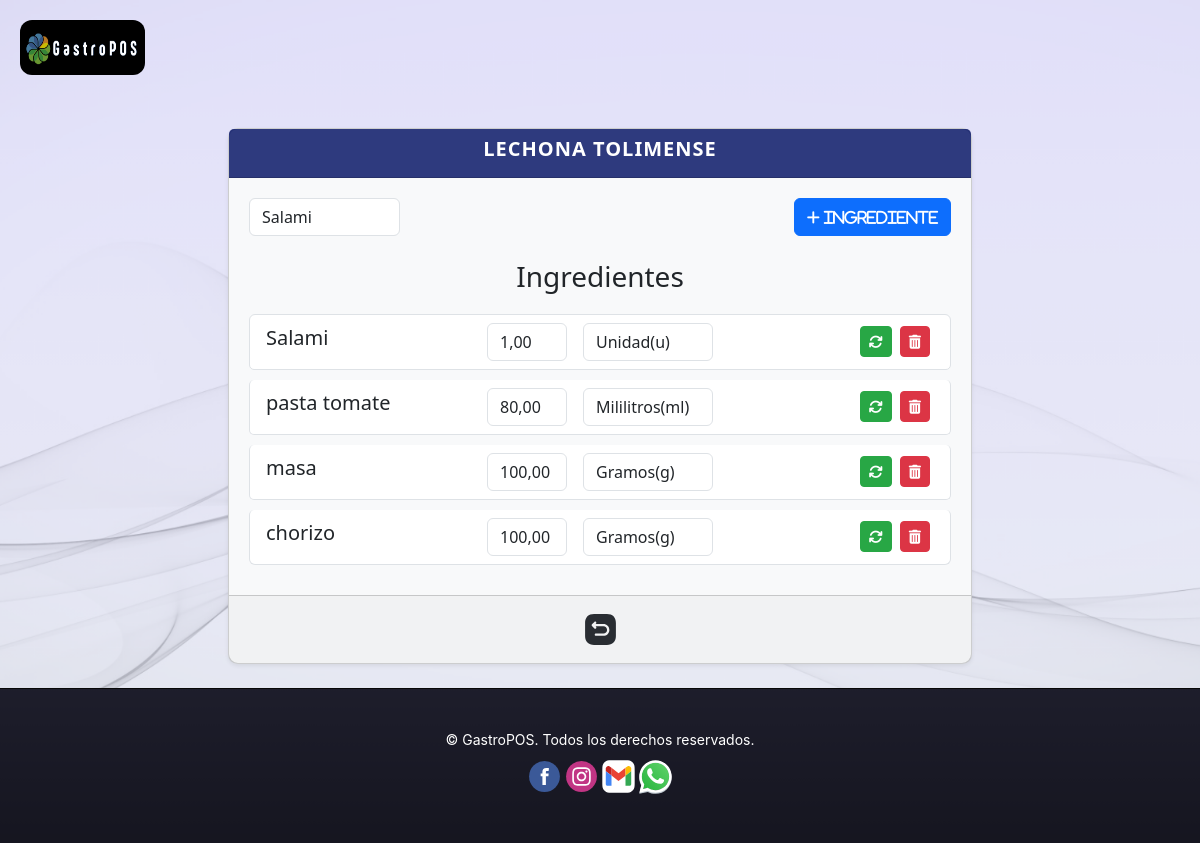
The app's page /inventario/asociar-producto/1/ (signed in) with its own data.
### platos/models.py (models this page shows, shortened)
class Plato(models.Model):
    usuario = models.ForeignKey(User, on_delete=models.CASCADE)
    nombre = models.CharField(max_length=100)
    precio = models.DecimalField(max_digits=10, decimal_places=2)
    imagen = models.ImageField(upload_to='logos/', blank=True, null=True)
    categoria = models.ForeignKey(Categoria, on_delete=models.CASCADE, related_name='platos', default=1)

### inventario/models.py (models this page shows, shortened)
class PlatoProducto(models.Model):
    UNIDAD_MEDIDA_CHOICES = [
        ('Unidad(u)', 'Unidad(u)'),
        ('Gramos(g)', 'Gramos(g)'),
        ('Kilogramos(kg)', 'Kilogramos(kg)'),
        ('Litros(L)', 'Litros(L)'),
        ('Mililitros(ml)', 'Mililitros(ml)')
    ]
    plato = models.ForeignKey('platos.Plato', on_delete=models.CASCADE)
    producto = models.ForeignKey(Producto, on_delete=models.CASCADE)
    cantidad_necesaria = models.DecimalField(max_digits=10, decimal_places=2)
    unidad_medida = models.CharField(max_length=15,  null=True, choices=UNIDAD_MEDIDA_CHOICES)

class Producto(models.Model):
    UNIDAD_MEDIDA_CHOICES = [
        ('Unidad(u)', 'Unidad(u)'),
        ('Gramos(g)', 'Gramos(g)'),
        ('Kilogramos(kg)', 'Kilogramos(kg)'),
        ('Litros(L)', 'Litros(L)'),
        ('Mililitros(ml)', 'Mililitros(ml)')
    ]
    usuario = models.ForeignKey(User, on_delete=models.CASCADE)
    nombre = models.CharField(max_length=100)
    cantidad_disponible = models.PositiveIntegerField()
    unidad_medida = models.CharField(max_length=15,  null=True, choices=UNIDAD_MEDIDA_CHOICES)
    precio = models.DecimalField(max_digits=10, decimal_places=2)

### inventario/views.py (the view, shortened to what this page needs)
# urls.py: path('asociar-producto/<int:plato_id>/', asociar_producto, name='asociar_producto'),
@login_required(login_url='/login/')
def asociar_producto(request, plato_id):
    plato = get_object_or_404(Plato, id=plato_id, usuario=request.user)
    plato_productos = PlatoProducto.objects.filter(plato=plato)
    productos = Producto.objects.filter(usuario=request.user)
    return render(request, 'inventario/asociar_producto.html', {'plato': plato, 'productos': productos, 'plato_productos': plato_productos})

### inventario/templates/inventario/asociar_producto.html (shortened to what this page needs)
{% extends 'base.html' %}
{% load static %}
{% block extra_css %}
<link rel="stylesheet" href="{% static 'css/crear_plato.css' %}">
{% endblock %}
{% block content %}
<div class="container mt-5">
    <div class="card recipe-card shadow-sm col-md-8 mx-auto">
        <div class="card-header text-white recipe-header">
            <h1 class="card-title text-center">{{ plato.nombre }}</h1>
        </div>
        <div class="card-body recipe-body">
            <div class="row">
                <div class="col-md-12 mb-4">
                    <form method="post" action="" class="d-flex align-items-center justify-content-between">
                        <div class="form-group mr-2">
                            <select name="producto_id" id="producto_id" class="form-control mr-2">
                                {% for producto in productos %}
                                    <option value="{{ producto.id }}">{{ producto.nombre }}</option>
                                {% endfor %}
                            </select>
                        </div>
                        <button type="submit" class="btn btn-primary">
                            <i class="fa-solid fa-plus" style="font-size: 15px;"> Ingrediente</i>
                        </button>
                    </form>
                </div>
                <div class="col-md-12">
                    <h3 class="text-center">Ingredientes</h3>
                    <ul class="list-group recipe-ingredients">
                        {% for plato_producto in plato_productos %}
                        <li class="list-group-item recipe-item d-flex align-items-center">
                            <form method="post" action="" class="d-inline w-100">
                                <div class="d-flex justify-content-between align-items-center w-100">
                                    <div class="col-md-4">
                                        <h5>{{ plato_producto.producto.nombre }}</h5>
                                    </div>
                                    <div class="col-md-4 d-flex align-items-center justify-content-center">
                                        <input type="text" name="cantidad_necesaria" value="{{ plato_producto.cantidad_necesaria }}" class="form-control mx-2" style="width: 80px;">
                                        <input type="text" name="unidad_medida" value="{{ plato_producto.unidad_medida }}" class="form-control mx-2" style="width: 130px;">
                                    </div>
                                    <div class="col-md-4 d-flex justify-content-end">
                                        <button type="submit" name="update" class="btn btn-success btn-sm mx-1"><i class="fa-solid fa-arrows-rotate"></i></button>
                                        <button type="submit" name="delete" class="btn btn-danger btn-sm mx-1"><i class="fa-solid fa-trash-can"></i></button>
                                    </div>
                                </div>
                            </form>
                        </li>
                        {% empty %}
                        <li class="list-group-item text-center">No hay ingredientes asociados a este plato.</li>
                        {% endfor %}
                    </ul>
                </div>
            </div>
        </div>
        <div class="card-footer text-center">
            <a href="{% url 'listar_platos' %}" class="btn btn-hover"><img src="{% static 'icons/backaw.svg' %}" alt="Mesa" style="width:37px; height:37px;"></a>
        </div>
    </div>
</div>
<br>
{% endblock %}

### static/css/base.css (style rules this page uses)
html, body { height: 100%; margin: 0; }
body { padding-top: 56px; }
.btn-primary { background-color: #007bff; border-color: #007bff; }
.card-title { font-size: 1.25rem; font-weight: 700; color: #333; text-transform: uppercase; letter-spacing: 1px; margin-bottom: 1rem; text-align: center; }
.card-body { height: calc(100% - 56px); overflow-y: auto; }

### inventario/templates/inventario/asociar_producto.html (style rules this page uses)
.d-flex { display: flex; }
.align-items-center { align-items: center; }
.justify-content-between { justify-content: space-between; }
.form-group { margin-bottom: 0; }
.recipe-card { border-radius: 10px; background-color: #f8f9fa; }
.recipe-header { background-color: #010f63d0; border-radius: 10px 10px 0 0; }
.recipe-body { padding: 20px; }
.recipe-ingredients { margin-top: 20px; }
.recipe-item { border-radius: 5px; margin-bottom: 10px; background-color: #ffffff; }
.btn-success { background-color: #28a745; border-color: #28a745; }
.btn-danger { background-color: #dc3545; border-color: #dc3545; }

### records on screen
Plato: nombre "LECHONA TOLIMENSE"
PlatoProducto: producto.nombre "Salami", cantidad_necesaria "1,00", unidad_medida "Unidad(u)"
PlatoProducto: producto.nombre "pasta tomate", cantidad_necesaria "80,00", unidad_medida "Mililitros(ml)"
PlatoProducto: producto.nombre "masa", cantidad_necesaria "100,00", unidad_medida "Gramos(g)"
PlatoProducto: producto.nombre "chorizo", cantidad_necesaria "100,00", unidad_medida "Gramos(g)"

### other values on screen
form field producto_id "Salami"
